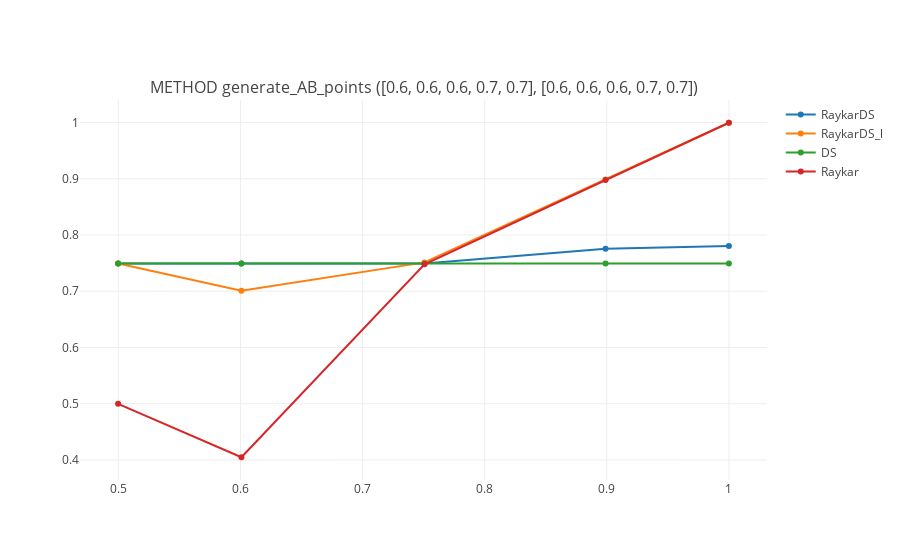
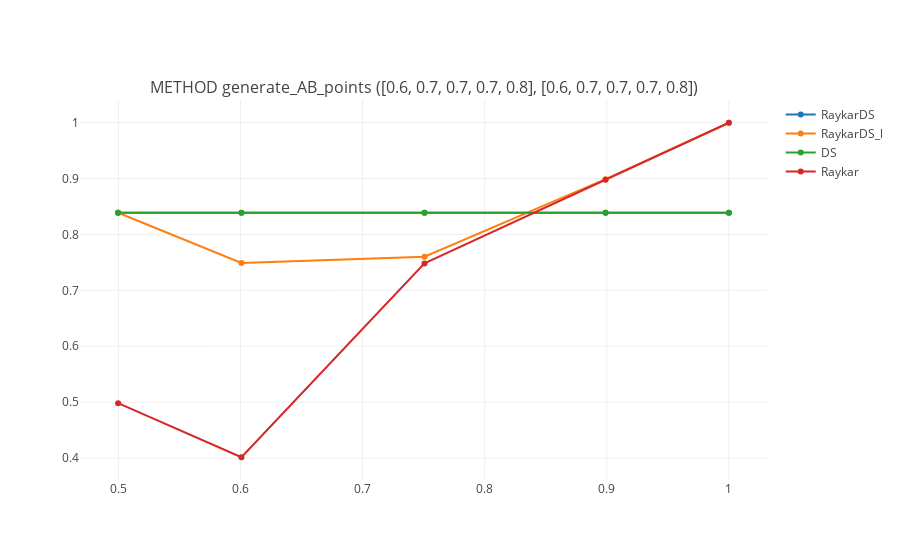
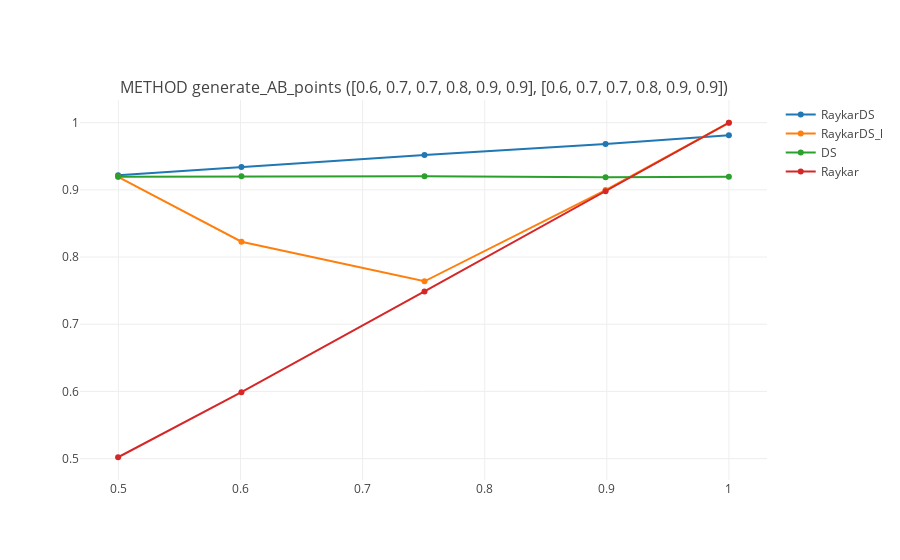
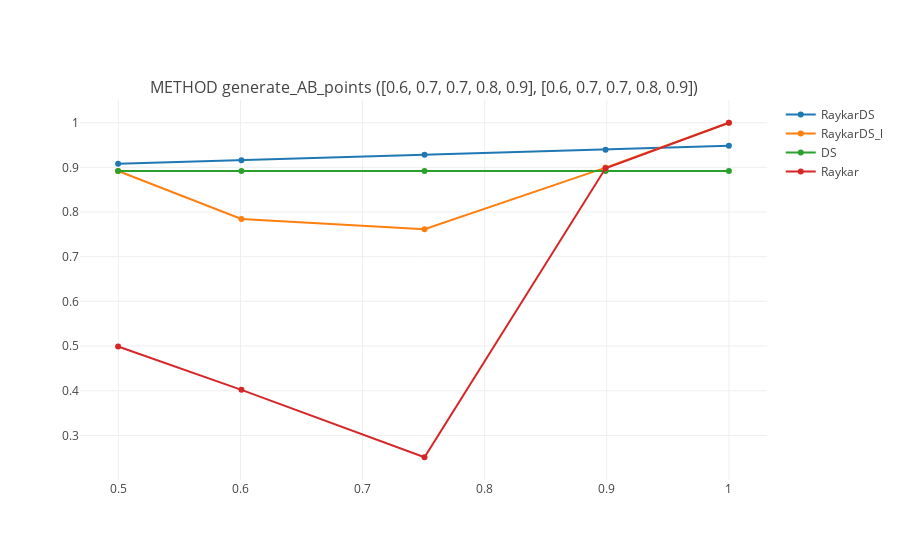

Notebook code cell kept with these figures, in order:
### Code cell
show_plots('acc', transforme_data(points_01))

### Figure 1 — Plotly figure (JSON) as saved in the notebook; plotly's stock layout.template omitted (floating-point values rounded to 4 significant figures)
{"data": [{"mode": "lines+markers", "name": "RaykarDS", "type": "scatter", "x": ["0.49978", "0.60079", "0.7507", "0.89899", "1.0"], "xaxis": "x1", "y": [0.749, 0.749, 0.749, 0.7753, 0.7801], "yaxis": "y1"}, {"mode": "lines+markers", "name": "RaykarDS_l", "type": "scatter", "x": ["0.49978", "0.60079", "0.7507", "0.89899", "1.0"], "xaxis": "x1", "y": [0.749, 0.7008, 0.7512, 0.8986, 0.9994], "yaxis": "y1"}, {"mode": "lines+markers", "name": "DS", "type": "scatter", "x": ["0.49978", "0.60079", "0.7507", "0.89899", "1.0"], "xaxis": "x1", "y": [0.749, 0.749, 0.749, 0.749, 0.749], "yaxis": "y1"}, {"mode": "lines+markers", "name": "Raykar", "type": "scatter", "x": ["0.49978", "0.60079", "0.7507", "0.89899", "1.0"], "xaxis": "x1", "y": [0.4997, 0.4048, 0.7477, 0.8979, 0.9994], "yaxis": "y1"}], "layout": {"annotations": [{"font": {"size": 16}, "showarrow": false, "text": "METHOD generate_AB_points ([0.6, 0.6, 0.6, 0.7, 0.7], [0.6, 0.6, 0.6, 0.7, 0.7])", "x": 0.5, "xanchor": "center", "xref": "paper", "y": 1, "yanchor": "bottom", "yref": "paper"}], "xaxis1": {"anchor": "y1", "domain": [0, 1]}, "yaxis1": {"anchor": "x1", "domain": [0, 1]}}}

### Figure 2 — Plotly figure (JSON) as saved in the notebook; plotly's stock layout.template omitted (floating-point values rounded to 4 significant figures)
{"data": [{"mode": "lines+markers", "name": "RaykarDS", "type": "scatter", "x": ["0.49978", "0.60079", "0.7507", "0.89899", "1.0"], "xaxis": "x1", "y": [0.8388, 0.8388, 0.8388, 0.8388, 0.8388], "yaxis": "y1"}, {"mode": "lines+markers", "name": "RaykarDS_l", "type": "scatter", "x": ["0.49978", "0.60079", "0.7507", "0.89899", "1.0"], "xaxis": "x1", "y": [0.8388, 0.749, 0.7602, 0.8989, 0.9997], "yaxis": "y1"}, {"mode": "lines+markers", "name": "DS", "type": "scatter", "x": ["0.49978", "0.60079", "0.7507", "0.89899", "1.0"], "xaxis": "x1", "y": [0.8388, 0.8388, 0.8388, 0.8388, 0.8388], "yaxis": "y1"}, {"mode": "lines+markers", "name": "Raykar", "type": "scatter", "x": ["0.49978", "0.60079", "0.7507", "0.89899", "1.0"], "xaxis": "x1", "y": [0.4983, 0.4016, 0.7482, 0.8979, 0.9997], "yaxis": "y1"}], "layout": {"annotations": [{"font": {"size": 16}, "showarrow": false, "text": "METHOD generate_AB_points ([0.6, 0.7, 0.7, 0.7, 0.8], [0.6, 0.7, 0.7, 0.7, 0.8])", "x": 0.5, "xanchor": "center", "xref": "paper", "y": 1, "yanchor": "bottom", "yref": "paper"}], "xaxis1": {"anchor": "y1", "domain": [0, 1]}, "yaxis1": {"anchor": "x1", "domain": [0, 1]}}}

### Figure 3 — Plotly figure (JSON) as saved in the notebook; plotly's stock layout.template omitted (floating-point values rounded to 4 significant figures)
{"data": [{"mode": "lines+markers", "name": "RaykarDS", "type": "scatter", "x": ["0.49978", "0.60079", "0.7507", "0.89899", "1.0"], "xaxis": "x1", "y": [0.9216, 0.934, 0.9518, 0.9684, 0.9813], "yaxis": "y1"}, {"mode": "lines+markers", "name": "RaykarDS_l", "type": "scatter", "x": ["0.49978", "0.60079", "0.7507", "0.89899", "1.0"], "xaxis": "x1", "y": [0.9195, 0.8228, 0.7639, 0.8997, 0.9999], "yaxis": "y1"}, {"mode": "lines+markers", "name": "DS", "type": "scatter", "x": ["0.49978", "0.60079", "0.7507", "0.89899", "1.0"], "xaxis": "x1", "y": [0.9197, 0.9203, 0.9203, 0.9188, 0.9194], "yaxis": "y1"}, {"mode": "lines+markers", "name": "Raykar", "type": "scatter", "x": ["0.49978", "0.60079", "0.7507", "0.89899", "1.0"], "xaxis": "x1", "y": [0.502, 0.5988, 0.7488, 0.898, 0.9999], "yaxis": "y1"}], "layout": {"annotations": [{"font": {"size": 16}, "showarrow": false, "text": "METHOD generate_AB_points ([0.6, 0.7, 0.7, 0.8, 0.9, 0.9], [0.6, 0.7, 0.7, 0.8, 0.9, 0.9])", "x": 0.5, "xanchor": "center", "xref": "paper", "y": 1, "yanchor": "bottom", "yref": "paper"}], "xaxis1": {"anchor": "y1", "domain": [0, 1]}, "yaxis1": {"anchor": "x1", "domain": [0, 1]}}}

### Figure 4 — Plotly figure (JSON) as saved in the notebook; plotly's stock layout.template omitted (floating-point values rounded to 4 significant figures)
{"data": [{"mode": "lines+markers", "name": "RaykarDS", "type": "scatter", "x": ["0.49978", "0.60079", "0.7507", "0.89899", "1.0"], "xaxis": "x1", "y": [0.908, 0.9161, 0.9283, 0.9394, 0.9482], "yaxis": "y1"}, {"mode": "lines+markers", "name": "RaykarDS_l", "type": "scatter", "x": ["0.49978", "0.60079", "0.7507", "0.89899", "1.0"], "xaxis": "x1", "y": [0.8919, 0.7843, 0.7616, 0.8994, 0.9997], "yaxis": "y1"}, {"mode": "lines+markers", "name": "DS", "type": "scatter", "x": ["0.49978", "0.60079", "0.7507", "0.89899", "1.0"], "xaxis": "x1", "y": [0.8919, 0.8919, 0.8919, 0.8919, 0.8919], "yaxis": "y1"}, {"mode": "lines+markers", "name": "Raykar", "type": "scatter", "x": ["0.49978", "0.60079", "0.7507", "0.89899", "1.0"], "xaxis": "x1", "y": [0.4989, 0.402, 0.2512, 0.898, 0.9997], "yaxis": "y1"}], "layout": {"annotations": [{"font": {"size": 16}, "showarrow": false, "text": "METHOD generate_AB_points ([0.6, 0.7, 0.7, 0.8, 0.9], [0.6, 0.7, 0.7, 0.8, 0.9])", "x": 0.5, "xanchor": "center", "xref": "paper", "y": 1, "yanchor": "bottom", "yref": "paper"}], "xaxis1": {"anchor": "y1", "domain": [0, 1]}, "yaxis1": {"anchor": "x1", "domain": [0, 1]}}}
